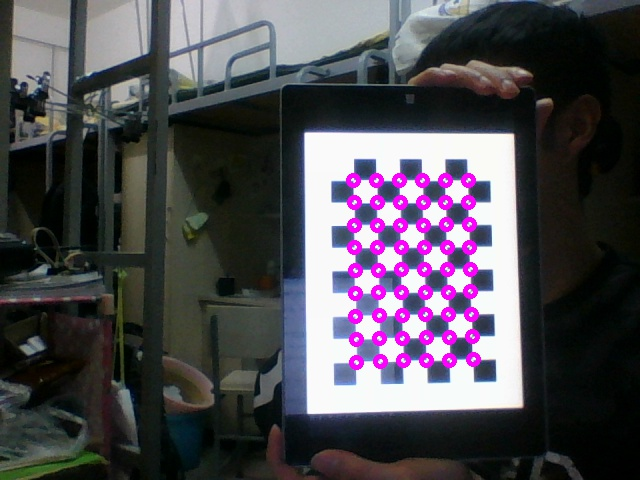
//> input picture Test/picture/1.jpg, 640 x 480 px, given in place of the camera
$ ./mian   (built with g++ and OpenCV 4)
//> lines starting //> are read from the running program, lines starting //| are printed output that depends on the picture; after the words box and inside, x2 and y2 are one past the last pixel; in counts of white or black regions, pixels touching at a corner belong together
#include <opencv2/opencv.hpp>
#include <math.h>
#include <fstream>

using namespace std;
using namespace cv;

/// 全局变量
Mat src;

//函数声明
Mat getImage(int source);

int main()
{
	ofstream fout("caliberation_result.txt");  /**    保存定标结果的文件     **/

	int r = 5;
	int count = 0;
	int image_count = 19;				/****    图像数量     ****/
	int successImageNum = 0;			/****	成功提取角点的棋盘图数量	****/

	char imageFileName[50] = "1.jpg";

	Mat image, Extractcorner;
	Mat imageGray;

	vector<Point2f> corners;						 /****    缓存每幅图像上检测到的角点       ****/
	vector<vector<Point2f>> corners_Seq;			/****  保存检测到的所有角点       ****/
	vector<Mat> image_Seq;						   /****    缓存每幅图像           ****/

	Size board_size = Size(6, 9);					 /****    定标板上每行、列的角点数       ****/


	for (int n = 0; n < image_count;)
	{
		cout << "Fream #" << n + 1 << "..." << endl;

		image = getImage(0);
//> in getImage, tempImage is the input picture: 480 rows x 640 cols, CV_8UC3; mean B, G, R 81.8, 74.9, 78
		waitKey(30);
		imshow("原图", image);
		cvtColor(image, imageGray, CV_RGB2GRAY);
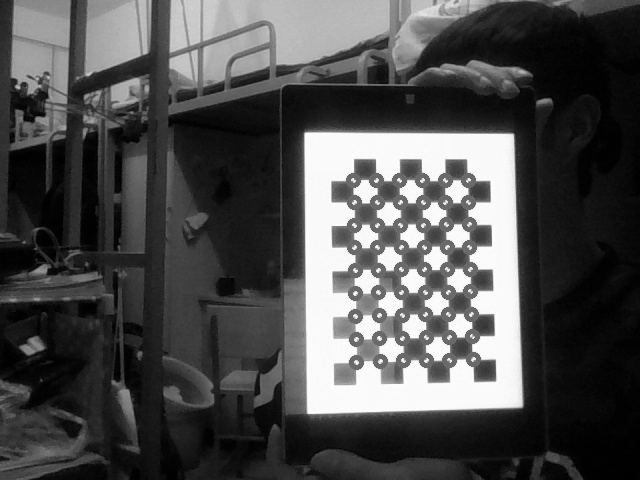
//> imageGray: 480 rows x 640 cols, CV_8UC1; min 0, max 255, mean 77.3
		/************************************************************************
		提取棋盘角点
		*************************************************************************/
		bool patternfound = findChessboardCorners(imageGray, board_size, corners, CALIB_CB_FAST_CHECK + CALIB_CB_ADAPTIVE_THRESH + CALIB_CB_NORMALIZE_IMAGE);
//> corners = 54 Points (x, y), first 12: [470.6, 360.6], [449, 359.5], [426.5, 360], [403, 360.5], [379.5, 361], [356, 361.5], [472, 336.5], [448.5, 336.5], [425.5, 337], [403.6, 335.7], [381.4, 339.5], [356, 338.5]; patternfound = true
		if (!patternfound)
		{
			cout << "cannot find chessboard corners!\n" << endl;
			imshow("失败照片", image);
			continue;
		}
		else
		{
			/* 亚像素精确化 */
			cornerSubPix(imageGray, corners, Size(11, 11), Size(-1, -1), cv::TermCriteria(2, 30, 0.001));
//> corners = 54 Points (x, y), first 12: [472.8, 358.3], [449.8, 359.1], [426.4, 360.6], [401.8, 360.5], [379.8, 360.4], [356.6, 361.6], [471.4, 336.6], [448.6, 336.7], [425.5, 337.6], [401.6, 338.7], [378.9, 337.6], [354.8, 338.4]
			/* 绘制检测到的角点并保存 */
			for (int i = 0; i < corners.size(); i++)
			{
				circle(image, corners[i], r, Scalar(255, 0, 255), 4, 8, 0);
			}
//> this loop made 54 passes
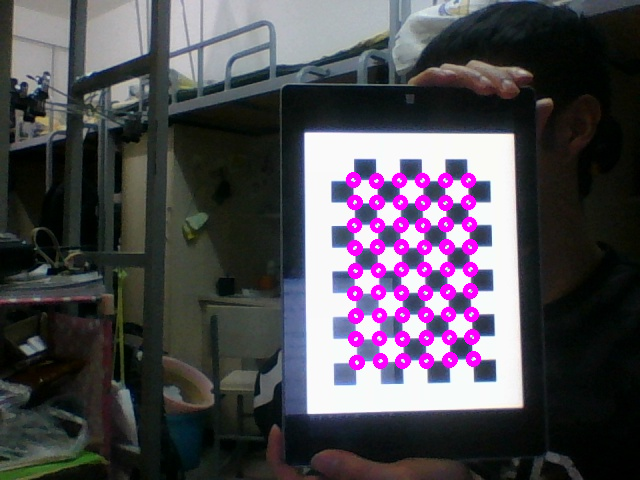
//> image: 480 rows x 640 cols, CV_8UC3; 2.37% of pixels changed, all inside (x1, y1, x2, y2) = (346, 172, 481, 370)
			imshow("亚像素精确角点", image);
			sprintf(imageFileName, "C:\\Users\\QIAO\\Documents\\Visual Studio 2015\\Projects\\角点检测\\Test\\picture\\%d.jpg", n + 1);
			imwrite(imageFileName, image);

			count = count + corners.size();
//> count = 54
			corners_Seq.push_back(corners);
//> corners_Seq = 1 point lists
			image_Seq.push_back(image);

			successImageNum++;
			n++;
		}
	}  //end for()
	cout << "角点提取完毕!\n" << endl;

	/************************************************************************
	摄像机定标
	*************************************************************************/
	cout << "开始定标·········\n" << endl;

	Size square_size = Size(20, 20);
	vector<vector<Point3f>> object_Points;				/****  保存定标板上角点的三维坐标 此处是世界坐标系中的坐标点信息  ****/
	vector<int> point_counts;

	Mat image_counts = Mat(1, count, CV_32FC2, Scalar::all(0));			 /*****   保存提取的所有角点   *****/

	/* 初始化定标板上角点的三维坐标 */
	for (int t = 0; t < successImageNum; t++)
	{
		vector<Point3f> tempPointSet;
		for (int i = 0; i < board_size.height; i++)
		{
			for (int j = 0; j < board_size.width; j++)
			{
				/* 假设定标板放在世界坐标系中z=0的平面上 */
				Point3f tempPoint;
				tempPoint.x = i*square_size.width;
				tempPoint.y = j*square_size.height;
				tempPoint.z = 0;
				tempPointSet.push_back(tempPoint);
			}
		}
		object_Points.push_back(tempPointSet);      //object_Points是一个二维数组，每一行储存一张照片上的角点信息
	}
	for (int i = 0; i < successImageNum; i++)
	{
		point_counts.push_back(board_size.width*board_size.height);
	}

	/*  开始定标   */
	Size image_size = image_Seq[0].size();
	cv::Matx33d intrinsic_matrix;    /*****    摄像机内参数矩阵    ****/
	cv::Vec4d distortion_coeffs;     /* 摄像机的4个畸变系数：k1,k2,k3,k4*/
	std::vector<cv::Vec3d> rotation_vectors;                           /* 每幅图像的旋转向量 */
	std::vector<cv::Vec3d> translation_vectors;                        /* 每幅图像的平移向量 */
	int flags = 0;
	flags |= cv::fisheye::CALIB_RECOMPUTE_EXTRINSIC;
	flags |= cv::fisheye::CALIB_CHECK_COND;
	flags |= cv::fisheye::CALIB_FIX_SKEW;
//> (the run ends here: the program stops with an error, at `fisheye::calibrate(object_Points, corners_Seq, image_size, intrinsic_m..`)
